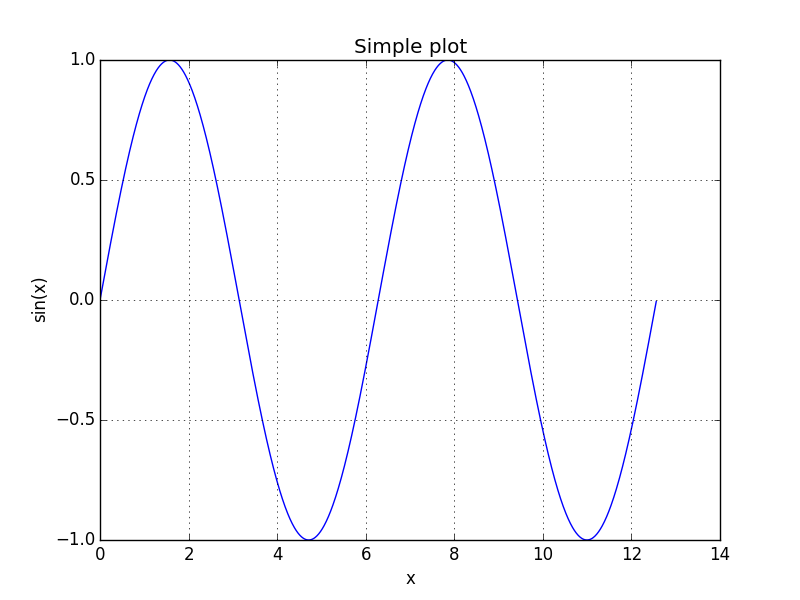

Source code (Python):
# plot a sine wave from 0 to 4pi  
from pylab import *  
x_values = arange(0.0, math.pi * 4, 0.01)  
y_values = sin(x_values)  
plot(x_values, y_values, linewidth=1.0)  
xlabel('x')  
ylabel('sin(x)')  
title('Simple plot')  
grid(True)  
savefig("sin.png")  
show()  